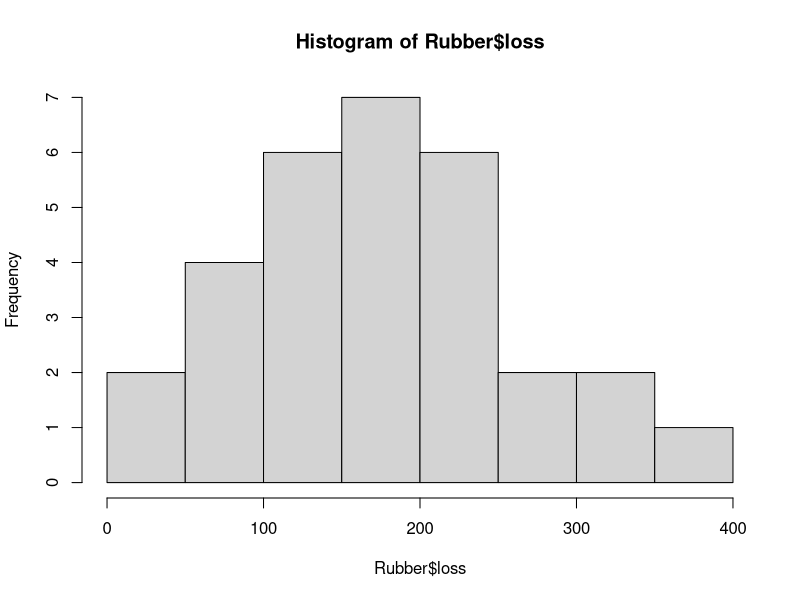
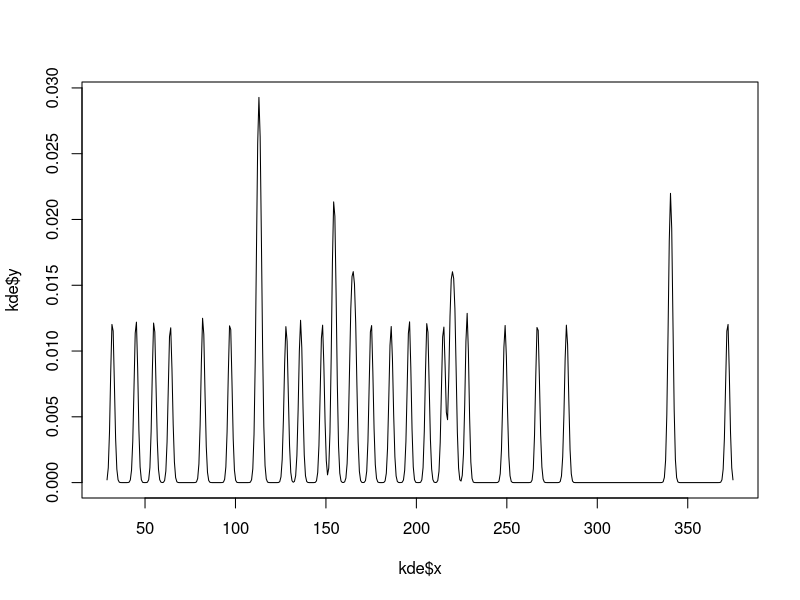
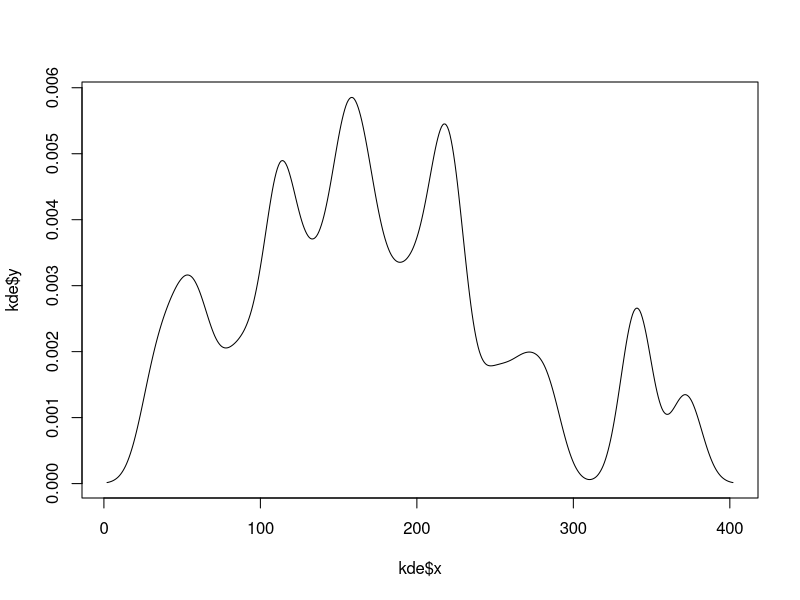
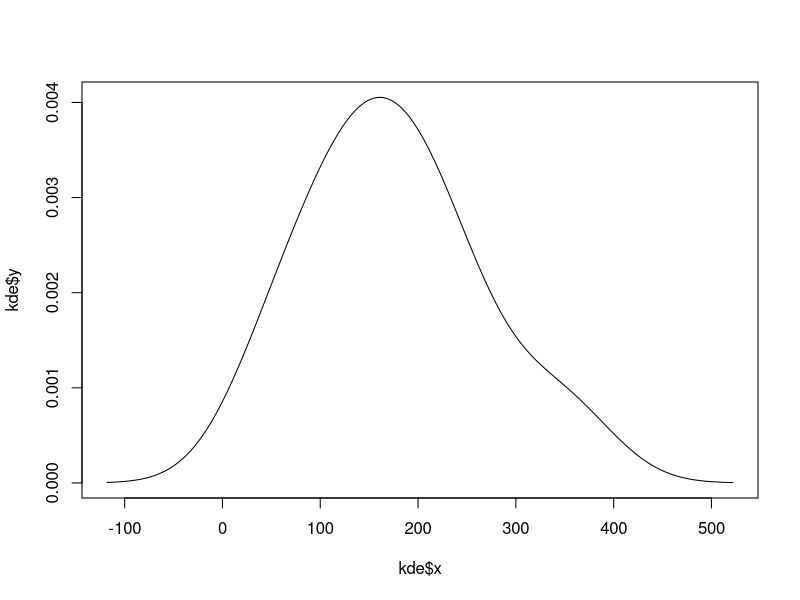
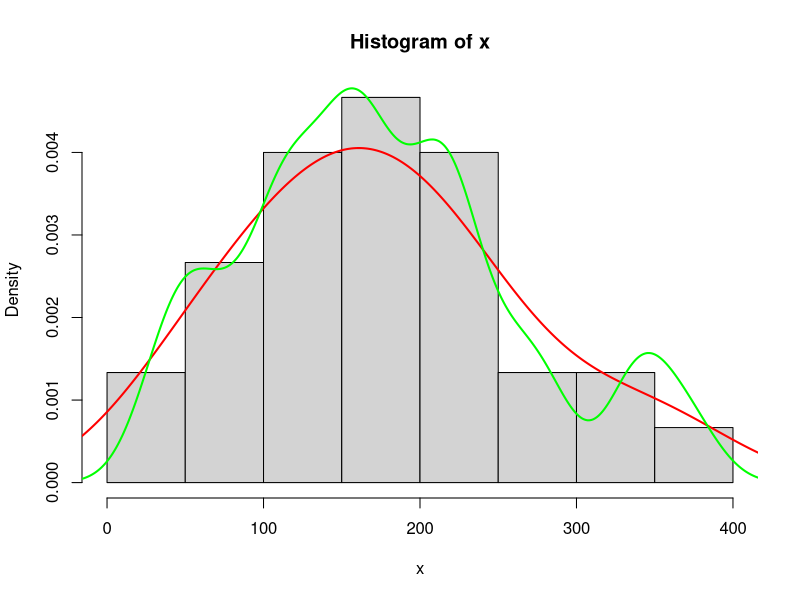

Source code (R) for these figures, in order:
## ---- chunk 1
require(MASS)
library(MASS)
## ---- chunk 2
data(Rubber)
hist(Rubber$loss)
## ---- chunk 3
x <- Rubber$loss
kde <- density(x, bw = 1)
plot(kde$x, kde$y, type = 'l')

kde <- density(x, bw = 10)
plot(kde$x, kde$y, type = 'l')

kde <- density(x, bw = 50)
plot(kde$x, kde$y, type = 'l')
## ---- chunk 4
hist(x, freq = F, nclass = 10)
lines(kde$x, kde$y, col = 'red', lwd = 2)
kde <- density(x, bw = 20)
lines(kde$x, kde$y, col = 'green', lwd = 2)
